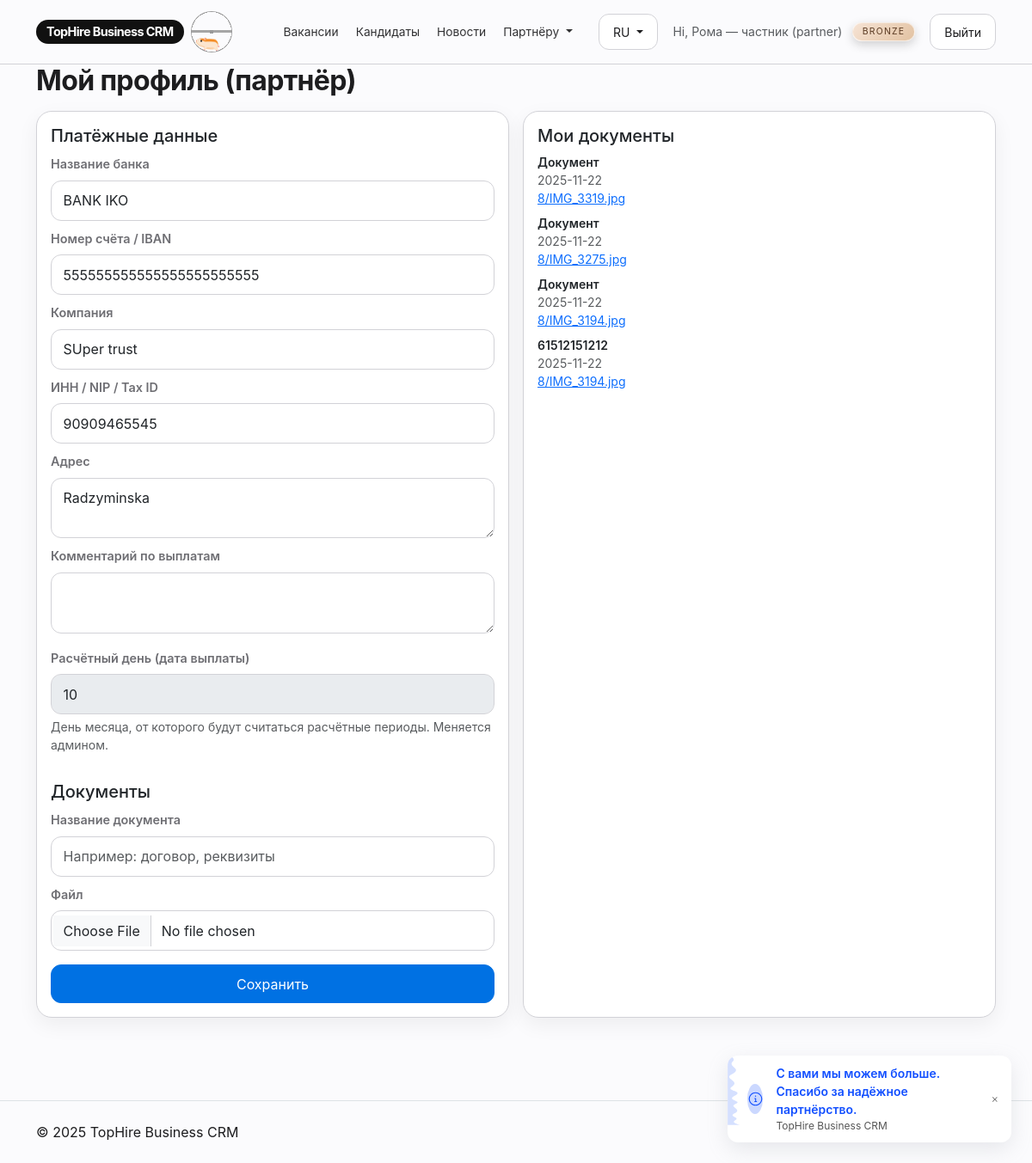
/partner/profile (signed in), run on the app's committed database.
### models.py (models this page shows)
class Base(DeclarativeBase):
    pass

class User(Base):
    __tablename__ = "users"
    id: Mapped[int] = mapped_column(primary_key=True)
    name: Mapped[str] = mapped_column(String(180))
    email: Mapped[str] = mapped_column(String(255), unique=True, index=True)
    password_hash: Mapped[str] = mapped_column(String(255))
    role: Mapped[str] = mapped_column(String(32))  # coordinator|recruiter|partner
    is_active: Mapped[bool] = mapped_column(Boolean, default=True)
    note: Mapped[str] = mapped_column(Text, default="")
    is_blocked: Mapped[bool] = mapped_column(Boolean, default=False)
    bank_account: Mapped[str] = mapped_column(String(255), default="")
    bank_name: Mapped[str] = mapped_column(String(255), default="")
    company_name: Mapped[str] = mapped_column(String(255), default="")
    tax_id: Mapped[str] = mapped_column(String(100), default="")
    address: Mapped[str] = mapped_column(Text, default="")
    payout_note: Mapped[str] = mapped_column(Text, default="")
    settlement_day: Mapped[int] = mapped_column(Integer, default=10)
    created_at: Mapped[datetime] = mapped_column(DateTime, default=datetime.utcnow)

class PartnerDoc(Base):
    __tablename__ = "partner_docs"
    id: Mapped[int] = mapped_column(primary_key=True)
    partner_id: Mapped[int] = mapped_column(ForeignKey("users.id"))
    filename: Mapped[str] = mapped_column(String(400))
    label: Mapped[str] = mapped_column(String(255), default="")
    uploaded_at: Mapped[datetime] = mapped_column(DateTime, default=datetime.utcnow)

### app.py (the view, shortened to what this page needs)
@app.route("/partner/profile", methods=["GET", "POST"])
@login_required
@roles_required("partner")
def partner_profile():
    u = db.session.get(User, g.user.id)
    if not u:
        abort(404)
    docs = (
        db.session.query(PartnerDoc)
        .filter(PartnerDoc.partner_id == g.user.id)
        .order_by(PartnerDoc.uploaded_at.desc())
        .all()
    )
    return render_template("partner_profile.html", user=u, docs=docs)

### app.py (called while the page is built)
@app.context_processor
def inject_brand():
    lang = session.get("lang", "ru")
    return {"BRAND": BRAND, "current_lang": lang}

@app.before_request
def load_user():
    g.user = None
    uid = session.get("uid")
    if uid:
        g.user = db.session.get(User, uid)
    g.inbox_count = 0
    g.news_unread_count = 0
    if g.user and g.user.role in ("recruiter","coordinator"):
        g.inbox_count = db.session.query(func.count(Candidate.id)).filter(Candidate.status=="Подан").scalar() or 0
    if g.user:
        g.news_unread_count = (
            db.session.query(func.count(News.id))
            .outerjoin(NewsRead, (NewsRead.news_id == News.id) & (NewsRead.user_id == g.user.id))
            .filter(News.is_published == True, NewsRead.id.is_(None))
            .scalar()
            or 0
        )

def login_required(f):
    from functools import wraps
    @wraps(f)
    def wrapper(*a, **kw):
        if not g.user:
            return redirect(url_for("login"))
        return f(*a, **kw)
    return wrapper

def roles_required(*roles):
    from functools import wraps
    def deco(f):
        @wraps(f)
        def wrapper(*a, **kw):
            if not g.user or g.user.role not in roles:
                abort(403)
            return f(*a, **kw)
        return wrapper
    return deco

### templates/partner_profile.html
{% extends "layout.html" %}
{% block content %}
<h1 class="hero-title mb-3">Мой профиль (партнёр)</h1>
<div class="row g-3">
  <div class="col-md-6">
    <form method="post" enctype="multipart/form-data" class="card p-3">
      <h5 class="card-title">Платёжные данные</h5>
      <div class="mb-2">
        <label class="form-label small">Название банка</label>
        <input type="text" name="bank_name" value="{{ user.bank_name }}" class="form-control">
      </div>
      <div class="mb-2">
        <label class="form-label small">Номер счёта / IBAN</label>
        <input type="text" name="bank_account" value="{{ user.bank_account }}" class="form-control">
      </div>
      <div class="mb-2">
        <label class="form-label small">Компания</label>
        <input type="text" name="company_name" value="{{ user.company_name }}" class="form-control">
      </div>
      <div class="mb-2">
        <label class="form-label small">ИНН / NIP / Tax ID</label>
        <input type="text" name="tax_id" value="{{ user.tax_id }}" class="form-control">
      </div>
      <div class="mb-2">
        <label class="form-label small">Адрес</label>
        <textarea name="address" class="form-control" rows="2">{{ user.address }}</textarea>
      </div>
      <div class="mb-3">
        <label class="form-label small">Комментарий по выплатам</label>
        <textarea name="payout_note" class="form-control" rows="2">{{ user.payout_note }}</textarea>
      </div>
      <div class="mb-3">
        <label class="form-label small">Расчётный день (дата выплаты)</label>
        <input type="number" min="1" max="28"
               class="form-control"
               value="{{ user.settlement_day or 10 }}" disabled>
        <div class="form-text">День месяца, от которого будут считаться расчётные периоды. Меняется админом.</div>
      </div>
      <h5 class="card-title mt-3">Документы</h5>
      <div class="mb-2">
        <label class="form-label small">Название документа</label>
        <input type="text" name="doc_label" class="form-control" placeholder="Например: договор, реквизиты">
      </div>
      <div class="mb-3">
        <label class="form-label small">Файл</label>
        <input type="file" name="doc_file" class="form-control">
      </div>
      <button class="btn btn-primary">Сохранить</button>
    </form>
  </div>
  <div class="col-md-6">
    <div class="card p-3 h-100">
      <h5 class="card-title">Мои документы</h5>
      {% if docs %}
        <ul class="list-unstyled small mb-0">
          {% for d in docs %}
            <li class="mb-2">
              <div class="fw-semibold">{{ d.label or 'Документ' }}</div>
              <div class="text-muted">{{ d.uploaded_at.date() if d.uploaded_at else '' }}</div>
              <div class="text-muted"><a href="{{ url_for('partner_doc', doc_id=d.id) }}" target="_blank">{{ d.filename }}</a></div>
            </li>
          {% endfor %}
        </ul>
      {% else %}
        <p class="small text-muted mb-0">Документы ещё не загружены.</p>
      {% endif %}
    </div>
  </div>
</div>
{% endblock %}

### templates/layout.html (shortened to what this page needs)
<!doctype html>
<html lang="{{ current_lang or 'ru' }}">
<head>
  <link href="https://cdn.jsdelivr.net/npm/bootstrap@5.3.3/dist/css/bootstrap.min.css" rel="stylesheet">
  <link href="{{ url_for('static', filename='css/tophire.css') }}" rel="stylesheet">
</head>
<body>
<nav class="navbar navbar-expand-lg py-2">
  <div class="container">
    <a class="navbar-brand brand d-flex align-items-center gap-2" href="{{ url_for('index') }}">
      <span class="brand-mark">{{ BRAND }}</span>
      <span class="brand-hamster d-none d-sm-inline-flex">
        <div aria-label="Orange and tan hamster running in a metal wheel"
             role="img"
             class="wheel-and-hamster">
          <div class="wheel"></div>
          <div class="hamster">
            <div class="hamster__body">
              <div class="hamster__head">
                <div class="hamster__ear"></div>
                <div class="hamster__eye"></div>
              </div>
              <div class="hamster__limb hamster__limb--fr"></div>
              <div class="hamster__limb hamster__limb--fl"></div>
              <div class="hamster__limb hamster__limb--br"></div>
              <div class="hamster__limb hamster__limb--bl"></div>
              <div class="hamster__tail"></div>
            </div>
          </div>
          <div class="spoke"></div>
        </div>
      </span>
    </a>
    {% if g.user %}
    <div class="collapse navbar-collapse" id="nav">
      <ul class="navbar-nav nav-main ms-4 me-auto align-items-lg-center gap-lg-1">
        <li class="nav-item">
          <a class="nav-link" href="{{ url_for('jobs') }}">
            {{ "Вакансії" if current_lang=="uk" else "Вакансии" }}
          </a>
        </li>
        <li class="nav-item">
          <a class="nav-link" href="{{ url_for('candidates') }}">
            {{ "Кандидати" if current_lang=="uk" else "Кандидаты" }}
          </a>
        </li>
        <li class="nav-item">
          <a class="nav-link nav-link-with-badge" href="{{ url_for('news_list') }}">
            <span class="nav-link-label">{{ "Новини" if current_lang=="uk" else "Новости" }}</span>
          </a>
        </li>
        {% if g.user.role == 'partner' %}
        <li class="nav-item dropdown">
          <a class="nav-link dropdown-toggle" href="#" id="navPartner" role="button" data-bs-toggle="dropdown" aria-expanded="false">
            {{ "Партнеру" if current_lang=="uk" else "Партнёру" }}
          </a>
        </li>
        {% endif %}
      </ul>
      <div class="navbar-utilities ms-lg-3 mt-3 mt-lg-0 w-100 w-lg-auto justify-content-between justify-content-lg-end">
        <div class="dropdown me-2">
          <button class="btn btn-sm btn-outline-secondary dropdown-toggle" type="button" data-bs-toggle="dropdown">
            {{ "UA" if current_lang=="uk" else "RU" }}
          </button>
        </div>
        <div class="navbar-user d-flex align-items-center gap-2 text-muted small flex-grow-1 flex-lg-grow-0">
          <span>
            {{ "Привіт" if current_lang=="uk" else "Hi" }}, {{ g.user.name }} ({{ g.user.role }})
          </span>
          {% if g.user.role == 'partner' %}
            {% set tiers = ['Bronze','Silver','Gold','Platinum','Diamond'] %}
            {% set tier = g.user.note if g.user.note in tiers else 'Bronze' %}
            <span class="tier-badge tier-badge-nav tier-{{ tier|lower }}">{{ tier }}</span>
          {% endif %}
        </div>
        <a class="btn btn-sm btn-outline-secondary ms-lg-2" href="{{ url_for('logout') }}">
          {{ "Вийти" if current_lang=="uk" else "Выйти" }}
        </a>
      </div>
    </div>
    {% endif %}
  </div>
</nav>
<main class="container pb-5">
  {% block content %}{% endblock %}
</main>
{% if g.user %}
<div class="bottom-toast toast-hidden" id="appreciationToast">
  <div class="toast-card">
    <div class="toast-icon-container">
    </div>
    <div class="toast-message-text-container">
      <p class="toast-message-text" id="toastMessageMain">
      </p>
      <p class="toast-sub-text">{{ BRAND }}</p>
    </div>
  </div>
</div>
{% endif %}
<footer class="py-4 mt-5 border-top">
  <div class="container d-flex justify-content-between">
    <span>© {{ 2025 }} {{ BRAND }}</span>
    <span class="small-note">{{ "Стримана, зрозуміла CRM для рекрутингу" if current_lang=="uk" else "Сдержанная, понятная CRM для рекрутинга" }}</span>
  </div>
</footer>
</body></html>

### data on the page
User: user.name "Рома — частник", user.role "partner", bank_name "BANK IKO", bank_account "555555555555555555555555", company_name "SUper trust", tax_id "90909465545", address "Radzyminska", settlement_day "10"
PartnerDoc: label "Документ", uploaded_at "2025-11-22", filename "8/IMG_3319.jpg"
PartnerDoc: label "Документ", uploaded_at "2025-11-22", filename "8/IMG_3275.jpg"
PartnerDoc: label "Документ", uploaded_at "2025-11-22", filename "8/IMG_3194.jpg"
PartnerDoc: label "61512151212", uploaded_at "2025-11-22", filename "8/IMG_3194.jpg"

### other printed values
{{ BRAND }} "TopHire Business CRM"
{{ "Вакансії" if current_lang=="uk" else "Вакансии" }} "Вакансии"
{{ "Кандидати" if current_lang=="uk" else "Кандидаты" }} "Кандидаты"
{{ "Новини" if current_lang=="uk" else "Новости" }} "Новости"
{{ "Партнеру" if current_lang=="uk" else "Партнёру" }} "Партнёру"
{{ "UA" if current_lang=="uk" else "RU" }} "RU"
{{ "Привіт" if current_lang=="uk" else "Hi" }} "Hi"
{{ tier }} "BRONZE"
{{ "Вийти" if current_lang=="uk" else "Выйти" }} "Выйти"
{{ 2025 }} "2025"
